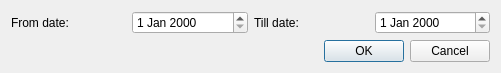
<?xml version="1.0" encoding="UTF-8"?>
<ui version="4.0">
 <class>GenerateFinancialReport</class>
 <widget class="QDialog" name="GenerateFinancialReport">
  <property name="geometry">
   <rect>
    <x>0</x>
    <y>0</y>
    <width>501</width>
    <height>73</height>
   </rect>
  </property>
  <property name="windowTitle">
   <string>Generate financial report</string>
  </property>
  <property name="locale">
   <locale language="English" country="UnitedStates"/>
  </property>
  <property name="modal">
   <bool>false</bool>
  </property>
  <layout class="QGridLayout" name="gridLayout">
   <property name="leftMargin">
    <number>11</number>
   </property>
   <property name="topMargin">
    <number>11</number>
   </property>
   <property name="rightMargin">
    <number>11</number>
   </property>
   <property name="bottomMargin">
    <number>11</number>
   </property>
   <item row="0" column="4">
    <widget class="QDateEdit" name="tillDateEdit"/>
   </item>
   <item row="1" column="1" colspan="4">
    <layout class="QHBoxLayout" name="horizontalLayout">
     <item>
      <spacer name="horizontalSpacer">
       <property name="orientation">
        <enum>Qt::Horizontal</enum>
       </property>
       <property name="sizeHint" stdset="0">
        <size>
         <width>40</width>
         <height>20</height>
        </size>
       </property>
      </spacer>
     </item>
     <item>
      <widget class="QPushButton" name="okBtn">
       <property name="text">
        <string>OK</string>
       </property>
      </widget>
     </item>
     <item>
      <widget class="QPushButton" name="cancelBtn">
       <property name="text">
        <string>Cancel</string>
       </property>
      </widget>
     </item>
    </layout>
   </item>
   <item row="0" column="3">
    <widget class="QLabel" name="label_2">
     <property name="text">
      <string>Till date:</string>
     </property>
    </widget>
   </item>
   <item row="0" column="2">
    <widget class="QDateEdit" name="fromDateEdit"/>
   </item>
   <item row="0" column="1">
    <widget class="QLabel" name="fromLb">
     <property name="text">
      <string>From date:</string>
     </property>
    </widget>
   </item>
  </layout>
 </widget>
 <tabstops>
  <tabstop>fromDateEdit</tabstop>
  <tabstop>tillDateEdit</tabstop>
  <tabstop>okBtn</tabstop>
  <tabstop>cancelBtn</tabstop>
 </tabstops>
 <resources/>
 <connections/>
</ui>
